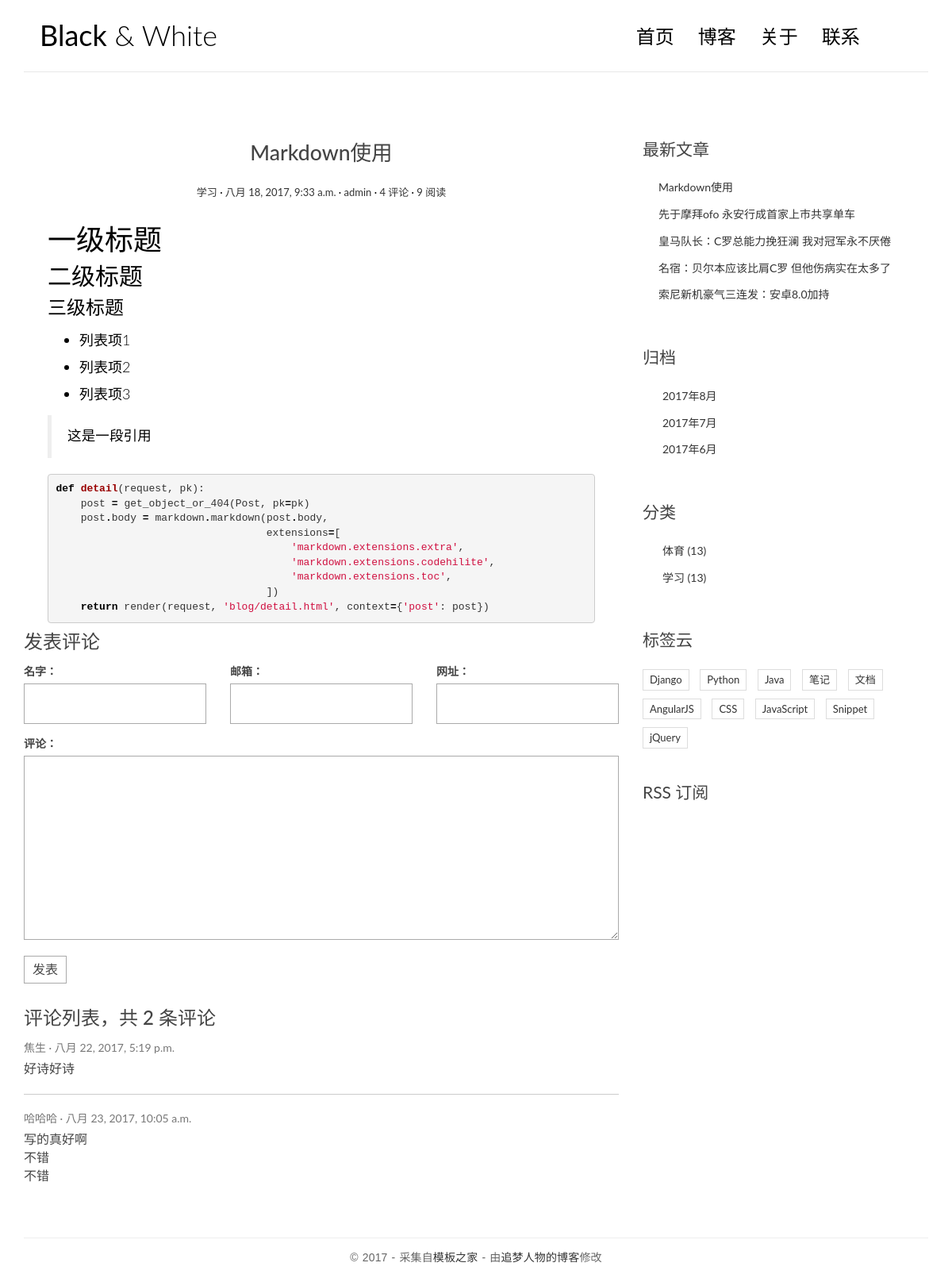
/post/5/, run on the app's committed database.
### blog/models.py (models this page shows, shortened)
@python_2_unicode_compatible
class Post(models.Model):
    title = models.CharField(max_length=70)
    body = models.TextField()
    create_time = models.DateTimeField()
    modified_time = models.DateTimeField()
    excerpt = models.CharField(max_length=200,blank=True)
    category = models.ForeignKey(Category)
    tags = models.ManyToManyField(Tag,blank=True)
    author = models.ForeignKey(User)
    views = models.PositiveIntegerField(default=0) #统计阅读数量
    def get_absolute_url(self):
        return reverse('blog:detail',kwargs={'pk':self.pk})
    def increase_views(self):
        self.views += 1
        self.save(update_fields=['views'])
    class Meta:
        ordering = ['-create_time','title']

@python_2_unicode_compatible
class Category(models.Model):
    name = models.CharField(max_length=100)
    def __str__(self): # __str__显示返回的内容
        return self.name

### comments/models.py (models this page shows, shortened)
@python_2_unicode_compatible
class Comment(models.Model):
    name = models.CharField(max_length=100)
    email = models.EmailField(max_length=255)
    url = models.URLField(blank=True)
    text = models.TextField()
    created_time = models.DateTimeField(auto_now_add=True)
    post = models.ForeignKey('blog.Post')

### blog/views.py (the view)
# urls.py: url(r'^post/(?P<pk>[0-9]+)/$',views.detail,name='detail'),  #文章地址页
def detail(request,pk):
    post = get_object_or_404(Post,pk=pk)
    post.increase_views()
    post.body = markdown.markdown(post.body,
                                  extensions=[
                                      'markdown.extensions.extra',
                                      'markdown.extensions.codehilite',
                                      'markdown.extensions.toc',
                                  ])
    form = CommentForm()
    comment_list = post.comment_set.all()
    context = {'post':post,
               'form':form,
               'comment_list':comment_list
                }
    return render(request,'blog/detail.html',context=context)

### comments/forms.py
class CommentForm(forms.ModelForm):
    class Meta:
        model = Comment
        fields = ['name','email','url','text']

### blog/templatetags/blog_tags.py (called while the page is built)
@register.simple_tag
def get_recent_post(num=6):
    return Post.objects.all()[:num]

@register.simple_tag
def archives():
    return Post.objects.dates('create_time','month',order='DESC')

@register.simple_tag()
def get_categories():
    return Category.objects.all()

### templates/blog/detail.html (shortened to what this page needs)
{% extends 'base.html' %}
{% block main %}
        <article class="post post-{{ post.pk }}">
            <header class="entry-header">
                <h1 class="entry-title">{{ post.title }}</h1>
                <div class="entry-meta">
                    <span class="post-category"><a href="#">{{ post.category }}</a></span>
                    <span class="post-date"><a href="#"><time class="entry-date"
                                                              datetime="{{ post.create_time }}">{{ post.create_time }}</time></a></span>
                    <span class="post-author"><a href="#">{{ post.author }}</a></span>
                    <span class="comments-link"><a href="#">4 评论</a></span>
                    <span class="views-count"><a href="#">{{ post.views }} 阅读</a></span>
                </div>
            </header>
            <div class="entry-content clearfix">
                {{ post.body |safe}}
            </div>
        </article>
    <h3>发表评论</h3>
    <form action="{% url 'comments:post_comment' post.pk %}" method="post" class="comment-form">
        <div class="row">
            <div class="col-md-4">
                <label for="{{ form.name.id_for_label}}">名字：</label>
                {{ form.name }}
            </div>
            <div class="col-md-4">
                <label for="{{ form.email.id_for_label }}">邮箱：</label>
                {{ form.email }}
            </div>
            <div class="col-md-4">
                <label for="{{ form.url.id_for_label }}">网址：</label>
                {{ form.url }}
            </div>
            <div class="col-md-12">
                <label for="{{ form.text.id_for_label }}">评论：</label>
                {{ form.text }}
                <button type="submit" class="comment-btn">发表</button>
            </div>
        </div>
    </form>
    <div class="comment-list-panel">
        <h3>评论列表，共 <span>{{ post.comment_set.count }}</span> 条评论</h3>
        <ul class="comment-list list-unstyled">
            {% for comment in comment_list %}
            <li class="comment-item">
                <span class="nickname">{{ comment.name }}</span>
                <time class="submit-date">{{ comment.created_time }}</time>
                <div class="text">
                   {{ comment.text |safe|linebreaksbr }}
                </div>
            </li>
            {% empty %}
                暂无评论！
            {% endfor %}
        </ul>
    </div>
{% endblock main %}

### templates/base.html (shortened to what this page needs)
{% load staticfiles %}
{% load blog_tags %}
<!DOCTYPE html>
<html>
<head>
    <link rel="stylesheet" href={% static 'blog/css/bootstrap.min.css' %}>
    <link rel="stylesheet" href="http://code.ionicframework.com/ionicons/2.0.1/css/ionicons.min.css">
    <link rel="stylesheet" href={% static 'blog/css/pace.css' %}>
    <link rel="stylesheet" href={% static 'blog/css/custom.css' %}>
    <link rel="stylesheet" href={% static 'blog/css/highlights/github.css' %}>
</head>
<body>
<div class="container">
    <header id="site-header">
        <div class="row">
            <div class="col-md-4 col-sm-5 col-xs-8">
                <div class="logo">
                    <h1><a href="{% url 'blog:index' %}"><b>Black</b> &amp; White</a></h1>
                </div>
            </div>
            <div class="col-md-8 col-sm-7 col-xs-4">
                <nav class="main-nav" role="navigation">
                    <div class="collapse navbar-collapse" id="bs-example-navbar-collapse-1">
                        <ul class="nav navbar-nav navbar-right">
                            <li class="cl-effect-11"><a href="index.html" data-hover="首页">首页</a></li>
                            <li class="cl-effect-11"><a href="full-width.html" data-hover="博客">博客</a></li>
                            <li class="cl-effect-11"><a href="about.html" data-hover="关于">关于</a></li>
                            <li class="cl-effect-11"><a href="contact.html" data-hover="联系">联系</a></li>
                        </ul>
                    </div>
                </nav>
            </div>
        </div>
    </header>
</div>
<div class="content-body">
    <div class="container">
        <div class="row">
            <main class="col-md-8">
                {% block main %}
                {% endblock main %}
            </main>
            <aside class="col-md-4">
                <div class="widget widget-recent-posts">
                    <h3 class="widget-title">最新文章</h3>
                    {% get_recent_post as recent_post_list %}
                    <ul>
                        {% for post in recent_post_list %}
                        <li>
                            <a href="{{ post.get_absolute_url }}">{{ post.title }}</a>
                        </li>
                        {% empty %}
                            暂无文章！
                        {% endfor %}
                    </ul>
                </div>
                <div class="widget widget-archives">
                    <h3 class="widget-title">归档</h3>
                    {% archives as date_list %}
                    <ul>
                        {% for date in date_list %}
                        <li>
                            <a href="{% url 'blog:archives' date.year date.month%}">
                                {{ date.year }}年{{ date.month }}月</a>
                        </li>
                        {% empty %}
                            暂无内容！
                        {% endfor %}
                    </ul>
                </div>
                <div class="widget widget-category">
                    <h3 class="widget-title">分类</h3>
                    {% get_categories as category_list %}
                    <ul>
                        {% for category in category_list %}
                        <li>
                            <a href="{% url 'blog:category'  category.pk %}">{{ category.name }} <span class="post-count">(13)</span></a>
                        </li>
                        {% empty %}
                            暂无内容！
                        {% endfor %}
                    </ul>
                </div>
                <div class="widget widget-tag-cloud">
                    <h3 class="widget-title">标签云</h3>
                    <ul>
                        <li>
                            <a href="#">Django</a>
                        </li>
                        <li>
                            <a href="#">Python</a>
                        </li>
                        <li>
                            <a href="#">Java</a>
                        </li>
                        <li>
                            <a href="#">笔记</a>
                        </li>
                        <li>
                            <a href="#">文档</a>
                        </li>
                        <li>
                            <a href="#">AngularJS</a>
                        </li>
                        <li>
                            <a href="#">CSS</a>
                        </li>
                        <li>
                            <a href="#">JavaScript</a>
                        </li>
                        <li>
                            <a href="#">Snippet</a>
                        </li>
                        <li>
                            <a href="#">jQuery</a>
                        </li>
                    </ul>
                </div>
                <div class="rss">
                    <a href=""> RSS 订阅</a>
                </div>
            </aside>
        </div>
    </div>
</div>
<footer id="site-footer">
    <div class="container">
        <div class="row">
            <div class="col-md-12">
                <p class="copyright">&copy 2017 - 采集自<a href="http://www.cssmoban.com/"
                                                        target="_blank" title="模板之家">模板之家</a>
                    - 由<a href="http://zmrenwu.com/" title="网页模板" target="_blank">追梦人物的博客</a>修改
                </p>
            </div>
        </div>
    </div>
</footer>
</body>
</html>

### blog/static/blog/css/custom.css (style rules this page uses)
* { outline: none; }
h1, h2, h3, h4, h5, h6 { margin-top: 0; }
b { font-weight: 400; }
a { color: #333; }
body { color: #444; font-family: 'Lato', sans-serif; }
p { font-family: 'Ubuntu', sans-serif; font-weight: 400; word-spacing: 1px; letter-spacing: 0.01em; }
#site-header { background-color: #FFF; padding: 25px 20px; margin-bottom: 40px; border-bottom: 1px solid #e7e7e7; }
.logo h1 a { color: #000; }
.logo h1 { margin: 0; font-family: 'Lato', sans-serif; font-weight: 300; }
.main-nav { margin-top: 11px; max-width: 95%; }
.main-nav a { color: #000000 !important; padding: 0 0 5px 0 !important; margin-right: 30px; font-family: 'Lato', sans-serif; font-weight: 300; font-size: 24px; }
.cl-effect-11 a { padding: 10px 0; color: #0972b4; text-shadow: none; }
.cl-effect-11 a::before { position: absolute; top: 0; left: 0; overflow: hidden; padding: 0 0 5px 0 !important; max-width: 0; border-bottom: 1px solid #000; color: #000; content: attr(data-hover); white-space: nowrap; -webkit-transition: max-width 0.5s; -moz-transition: max-width 0.5s; transition: max-width 0.5s; }
.content-body { padding-bottom: 4em; }
.post { background: #fff; padding: 30px 30px 0; }
.entry-title { text-align: center; font-size: 1.9em; margin-bottom: 20px; line-height: 1.6; padding: 10px 20px 0; }
.entry-meta { text-align: center; color: #DDDDDD; font-size: 13px; margin-bottom: 30px; }
.entry-content { font-size: 18px; line-height: 1.9; font-weight: 300; color: #000; }
.post-category::after, .post-date::after, .post-author::after, .comments-link::after { content: ' ·'; color: #000; }
.widget { background: #fff; padding: 30px 0 0; }
.widget-title { font-size: 1.5em; margin-bottom: 20px; line-height: 1.6; padding: 10px 0 0; font-weight: 400; }
.widget-recent-posts ul { padding: 0; margin: 0; padding-left: 20px; }
.widget-recent-posts ul li { list-style-type: none; position: relative; line-height: 170%; margin-bottom: 10px; }
.widget-recent-posts ul li::before { content: '\f3d3'; font-family: "Ionicons"; position: absolute; left: -17px; top: 3px; font-size: 16px; color: #000; }
.widget-archives ul { padding: 0; margin: 0; padding-left: 25px; }
.widget-archives ul li { list-style-type: none; position: relative; line-height: 170%; margin-bottom: 10px; }
.widget-archives ul li::before { content: '\f3f3'; font-family: "Ionicons"; position: absolute; left: -25px; top: 1px; font-size: 16px; color: #000; }
.widget-category ul { padding: 0; margin: 0; padding-left: 25px; }
.widget-category ul li { list-style-type: none; position: relative; line-height: 170%; margin-bottom: 10px; }
.widget-category ul li::before { content: '\f3fe'; font-family: "Ionicons"; position: absolute; left: -25px; top: 1px; font-size: 18px; color: #000; }
.widget-tag-cloud ul { padding: 0; margin: 0; margin-right: -10px; }
.widget-tag-cloud ul li { list-style-type: none; font-size: 13px; display: inline-block; margin-right: 10px; margin-bottom: 10px; padding: 3px 8px; border: 1px solid #ddd; }
.rss { font-size: 21px; margin-top: 30px; }
.rss a { color: #444; }
#site-footer { padding-top: 10px; padding: 0 0 1.5em 0; }
.copyright { text-align: center; padding-top: 1em; margin: 0; border-top: 1px solid #eee; color: #666; }
.contact-form input, .comment-form input { border: 1px solid #aaa; margin-bottom: 15px; width: 100%; padding: 15px 15px; font-size: 16px; line-height: 100%; transition: 0.4s border-color linear; }
.contact-form textarea, .comment-form textarea { border: 1px solid #aaa; margin-bottom: 15px; width: 100%; padding: 15px 15px; font-size: 16px; line-height: 20px !important; min-height: 183px; transition: 0.4s border-color linear; }
.comment-form { margin-top: 15px; }
.comment-form .comment-btn { background-color: #fff; border: 1px solid #aaa; font-size: 16px; padding: 5px 10px; }
.comment-list-panel { margin-top: 30px; }
.comment-list { margin-top: 15px; }
.comment-item:not(:last-child) { border-bottom: 1px #ccc solid; margin-bottom: 20px; padding-bottom: 20px; }
.comment-item .nickname, .comment-item .submit-date { color: #777; font-size: 14px; }
.comment-item .nickname:after { content: ' ·'; }
.comment-item .text { padding-top: 5px; font-size: 16px; }

### blog/static/blog/css/highlights/github.css (style rules this page uses)
.codehilite .k { color: #000000; font-weight: bold }
.codehilite .o { color: #000000; font-weight: bold }
.codehilite .nf { color: #990000; font-weight: bold }
.codehilite .w { color: #bbbbbb }
.codehilite .s1 { color: #d01040 }

### data on the page
Post: title "Markdown使用", category "学习", create_time "八月 18, 2017, 9:33 a.m.", author "admin", views "9", body "一级标题 二级标题 三级标题 列表项1 列表项2 列表项3 这是一段引用 def detail ( request , pk ): post = get_object_or_404 ( Post , pk = pk ) post . body = markdown . markdown ( post . body , extensions = [ 'markdown.extensions.extra' , 'markdown.extensions.codehilite' , 'markdown.extensions.toc' , ]) return render ( request , 'blog/detail.html' , context = { 'post' : post })", comment_set.count "2"
Comment: name "焦生", created_time "八月 22, 2017, 5:19 p.m.", text "好诗好诗"
Comment: name "哈哈哈", created_time "八月 23, 2017, 10:05 a.m.", text "写的真好啊 不错 不错"
Post: title "先于摩拜ofo 永安行成首家上市共享单车"
Post: title "皇马队长：C罗总能力挽狂澜 我对冠军永不厌倦"
Post: title "名宿：贝尔本应该比肩C罗 但他伤病实在太多了"
Post: title "索尼新机豪气三连发：安卓8.0加持"
Category: name "体育"
Category: name "学习"

### other printed values
{{ date.year }} "2017" "2017" "2017"
{{ date.month }} "8" "7" "6"
